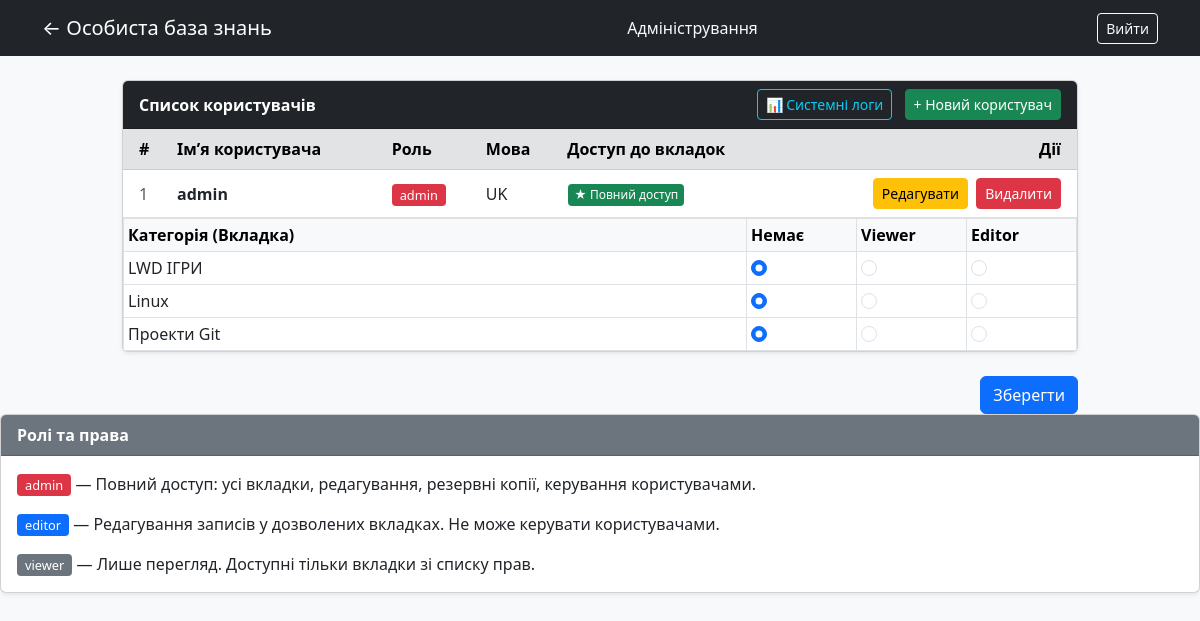
Page /admin/users (signed in) on the committed database.
### tables this page shows
CREATE TABLE users (
            id INTEGER PRIMARY KEY AUTOINCREMENT,
            username TEXT UNIQUE NOT NULL,
            password_hash TEXT NOT NULL,
            role TEXT DEFAULT 'viewer',
            permissions TEXT DEFAULT '{}',
            default_lang TEXT DEFAULT 'uk'
        );

### app/routers/users.py (the view)
@router.get("")
def users_page(request: Request, db: sqlite3.Connection = Depends(get_db)):
    c = db.cursor()
    return render(request, "admin_users.html", {
        "users":      _users(c),
        "categories": get_categories(c),
    })

### app/templates/admin_users.html (shortened to what this page needs)
<!DOCTYPE html>
<html lang="{{ lang }}">
<head>
    <link href="/static/css/bootstrap.min.css" rel="stylesheet">
</head>
<body class="bg-light pb-5">
<nav class="navbar navbar-dark bg-dark mb-4">
  <div class="container">
    <a class="navbar-brand" href="/">← {{ t('app_title') }}</a>
    <span class="text-light">{{ t('admin_panel') }}</span>
    <a href="/logout" class="btn btn-outline-light btn-sm">{{ t('logout') }}</a>
  </div>
</nav>
<div class="container" style="max-width:980px">
  <div class="card shadow-sm mb-4">
    <div class="card-header d-flex justify-content-between align-items-center bg-dark text-white">
      <strong>{{ t('users_list') }}</strong>
      <div>
        <a href="/admin/logs" class="btn btn-sm btn-outline-info me-2">📊 {{ t('sys_logs') }}</a>
        <button class="btn btn-sm btn-success" data-bs-toggle="modal" data-bs-target="#createModal">
          + {{ t('user_create') }}
        </button>
      </div>
    </div>
    <div class="card-body p-0">
      <table class="table table-hover align-middle mb-0">
        <thead class="table-secondary">
          <tr>
            <th class="ps-3">#</th>
            <th>{{ t('user_name') }}</th>
            <th>{{ t('user_role') }}</th>
            <th>{{ t('user_lang') }}</th>
            <th>{{ t('user_permissions') }}</th>
            <th class="text-end pe-3">{{ t('col_actions') }}</th>
          </tr>
        </thead>
        <tbody>
        {% for user in users %}
          {% set perms = user.permissions | fromjson %}
          <tr>
            <td class="ps-3 text-muted">{{ user.id }}</td>
            <td><strong>{{ user.username }}</strong></td>
            <td><span class="role-{{ user.role }}">{{ user.role }}</span></td>
            <td>{{ user.default_lang | upper }}</td>
            <td>
              {% if user.role == 'admin' %}
                <span class="perm-all">★ {{ t('user_all_access') }}</span>
              {% elif perms %}
                {% for cat, lvl in perms.items() %}
                  <span class="perm-{{ lvl }}">{{ cat }}: {{ lvl }}</span>
                {% endfor %}
              {% else %}
                <span class="text-muted fst-italic">{{ t('user_no_access') }}</span>
              {% endif %}
            </td>
            <td class="text-end pe-3">
              <button class="btn btn-sm btn-warning me-1"
                      data-bs-toggle="modal" data-bs-target="#editModal-{{ user.id }}">{{ t('btn_edit') }}</button>
              <form action="/admin/users/delete/{{ user.id }}" method="post" class="d-inline"
                    onsubmit="return confirm('{{ t('user_delete_confirm') }}')">
                <button type="submit" class="btn btn-sm btn-danger">{{ t('btn_delete') }}</button>
              </form>
            </td>
          </tr>
          <div class="modal fade" id="editModal-{{ user.id }}" tabindex="-1">
            <div class="modal-dialog modal-lg"><div class="modal-content">
              <form onsubmit="submitPerms(this,'perms-{{ user.id }}',{{ user.id }})">
                <div class="modal-body">
                  <div id="perms-{{ user.id }}" {% if user.role=='admin' %}style="display:none"{% endif %}>
                    <table class="table table-sm table-bordered mb-0">
                      <thead class="table-light">
                        <tr>
                          <th>{{ t('form_category') }}</th>
                          <th style="width:110px">{{ t('perm_none') }}</th>
                          <th style="width:110px">Viewer</th>
                          <th style="width:110px">Editor</th>
                        </tr>
                      </thead>
                      <tbody>
                      {% for cat in categories %}
                        {% set cur = perms.get(cat,'') %}
                        <tr>
                          <td>{{ cat }}</td>
                          <td><input type="radio" class="form-check-input perm-radio" name="ep{{ user.id }}_{{ loop.index }}" data-cat="{{ cat }}" value=""       {% if cur=='' %}checked{% endif %}></td>
                          <td><input type="radio" class="form-check-input perm-radio" name="ep{{ user.id }}_{{ loop.index }}" data-cat="{{ cat }}" value="viewer" {% if cur=='viewer' %}checked{% endif %}></td>
                          <td><input type="radio" class="form-check-input perm-radio" name="ep{{ user.id }}_{{ loop.index }}" data-cat="{{ cat }}" value="editor" {% if cur=='editor' %}checked{% endif %}></td>
                        </tr>
                      {% endfor %}
                      </tbody>
                    </table>
                  </div>
                </div>
                <div class="modal-footer">
                  <button type="submit" class="btn btn-primary">{{ t('save_btn') }}</button>
                </div>
              </form>
            </div></div>
          </div>
        {% endfor %}
        </tbody>
      </table>
    </div>
  </div>
  <div class="card shadow-sm">
    <div class="card-header bg-secondary text-white"><strong>{{ t('users_roles_legend') }}</strong></div>
    <div class="card-body">
      <p><span class="role-admin">admin</span> — {{ t('role_admin_desc') }}</p>
      <p><span class="role-editor">editor</span> — {{ t('role_editor_desc') }}</p>
      <p class="mb-0"><span class="role-viewer">viewer</span> — {{ t('role_viewer_desc') }}</p>
    </div>
  </div>
</div>
</body>
</html>

### app/templates/admin_users.html (style rules this page uses)
.role-admin { background:#dc3545;color:#fff;border-radius:4px;padding:2px 8px;font-size:.8rem; }
.role-editor { background:#0d6efd;color:#fff;border-radius:4px;padding:2px 8px;font-size:.8rem; }
.role-viewer { background:#6c757d;color:#fff;border-radius:4px;padding:2px 8px;font-size:.8rem; }
.perm-all { background:#198754;color:#fff;border-radius:4px;padding:2px 6px;font-size:.75rem;display:inline-block;margin:1px; }

### rows in the picture
users: id "1", username "admin", role "admin", default_lang "UK", t "Повний доступ", t "Редагувати", t "Видалити", t "Категорія (Вкладка)", t "Немає", categories "LWD ІГРИ" "Linux" "Проекти Git", t "Зберегти"

### other values in the picture
{{ t('app_title') }} "Особиста база знань"
{{ t('admin_panel') }} "Адміністрування"
{{ t('logout') }} "Вийти"
{{ t('users_list') }} "Список користувачів"
{{ t('sys_logs') }} "Системні логи"
{{ t('user_create') }} "Новий користувач"
{{ t('user_name') }} "Імʼя користувача"
{{ t('user_role') }} "Роль"
{{ t('user_lang') }} "Мова"
{{ t('user_permissions') }} "Доступ до вкладок"
{{ t('col_actions') }} "Дії"
{{ t('users_roles_legend') }} "Ролі та права"
{{ t('role_admin_desc') }} "Повний доступ: усі вкладки, редагування, резервні копії, керування користувачами."
{{ t('role_editor_desc') }} "Редагування записів у дозволених вкладках. Не може керувати користувачами."
{{ t('role_viewer_desc') }} "Лише перегляд. Доступні тільки вкладки зі списку прав."
